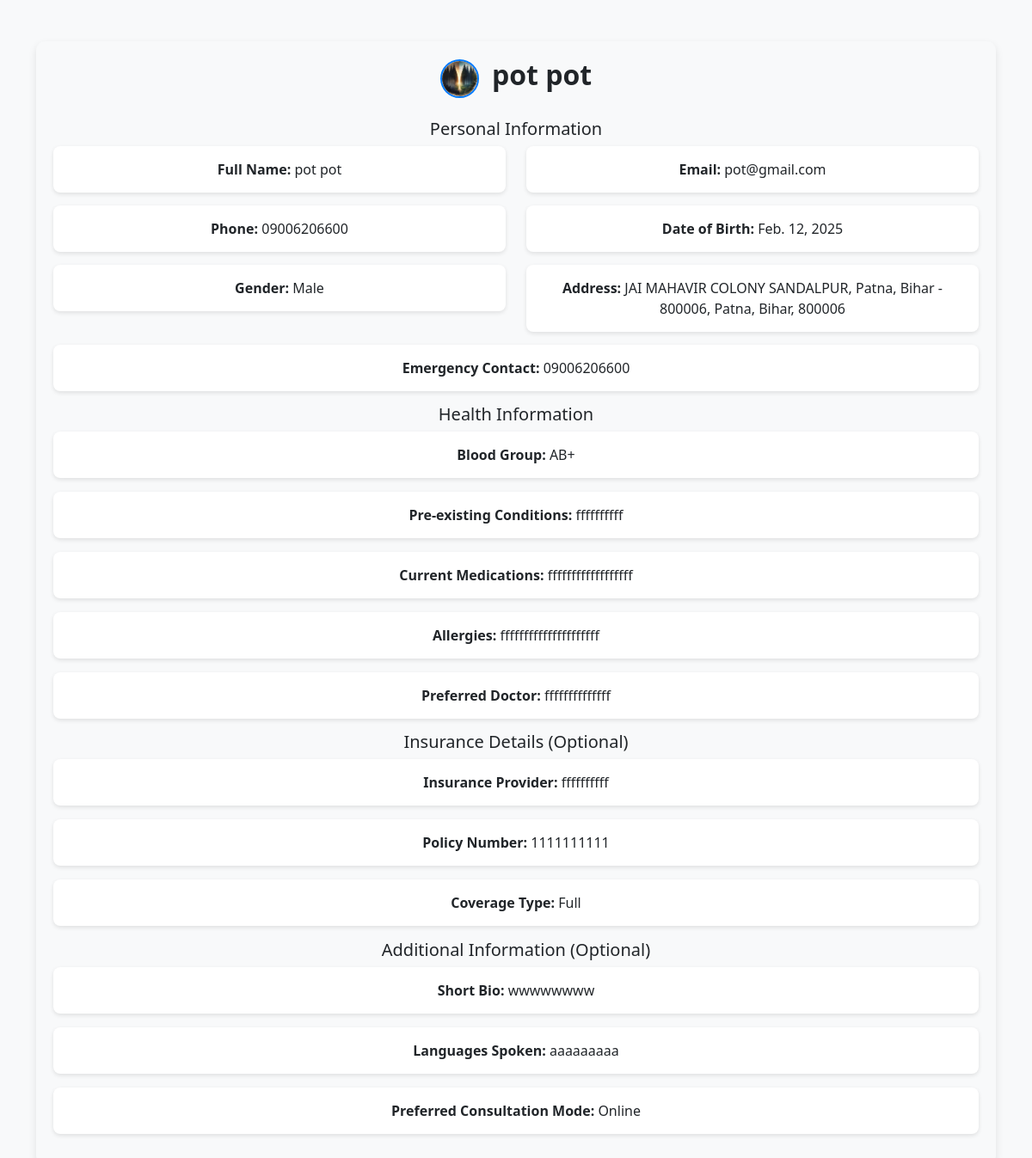
Screenshot of /patient/2/ (signed in) with the database file from the repository.
### app1/models.py (models this page shows, shortened)
class CustomUser(AbstractUser):
    is_doctor = models.BooleanField(default=False)
    is_patient = models.BooleanField(default=False)
    profile_picture = models.ImageField(upload_to='profile_pics/', default='profile_pics/default.jpg')
    GENDER_CHOICES = [
    ('Male', 'Male'),
    ('Female', 'Female'),
    ('Other', 'Other'),
]

class Patient(models.Model):
    user = models.OneToOneField(CustomUser, on_delete=models.CASCADE, related_name='patient_profile')
    full_name = models.CharField(max_length=100)
    phone = models.CharField(max_length=15)
    dob = models.DateField()
    gender = models.CharField(max_length=10)
    address = models.TextField()
    city = models.CharField(max_length=50)
    state = models.CharField(max_length=50)
    pin_code = models.CharField(max_length=10)
    emergency_contact = models.CharField(max_length=15)
    blood_group = models.CharField(max_length=5)
    pre_existing_conditions = models.TextField()
    current_medications = models.TextField()
    allergies = models.TextField()
    preferred_doctor = models.CharField(max_length=100)
    insurance_provider = models.CharField(max_length=100, blank=True)
    policy_number = models.CharField(max_length=50, blank=True)
    coverage_type = models.CharField(max_length=50, blank=True)
    profile_picture = models.ImageField(upload_to='profile_pics/', blank=True, null=True)
    bio = models.TextField(blank=True)
    languages_spoken = models.CharField(max_length=100)
    consultation_mode = models.CharField(max_length=50)

### app1/views.py (the view)
# urls.py: path('patient/<int:pk>/', views.patient_profile, name='patient_profile'),
def patient_profile(request, pk):
    if not request.user.is_authenticated:
        return redirect('login')
    patient = Patient.objects.filter(id=pk).first()
    if patient:
        return render(request, 'patient_profile.html', {'patient': patient})
    messages.error(request, 'Patient profile not found.')
    return redirect('login')

### templates/patient_profile.html (shortened to what this page needs)
{% load static %}
<!DOCTYPE html>
<html lang="en">
<head>
    <link rel="stylesheet" href="https://cdnjs.cloudflare.com/ajax/libs/font-awesome/6.0.0/css/all.min.css">
    <link href="https://cdn.jsdelivr.net/npm/bootstrap-icons/font/bootstrap-icons.css" rel="stylesheet">
    <link href="https://cdn.jsdelivr.net/npm/bootstrap@5.3.0/dist/css/bootstrap.min.css" rel="stylesheet">
</head>
<body class="bg-light">
<div class="container mt-5">
    <div class="profile-card">
        <div class="profile-header mb-4">
            <a href="{% url 'patient_profile' patient.id %}">
                {% if user.patient_profile.profile_picture %}
                    <div id="profile-pic">
                        <img src="{{ user.patient_profile.profile_picture.url }}" alt="Profile Picture">
                    </div>
                {% else %}
                    <div id="profile-icon">
                        <i class="bi bi-person-circle profile-icon"></i>
                    </div>
                {% endif %}
            </a>
            <div>
                <h2 class="fw-bold">{{ patient.full_name }}</h2>
            </div>
        </div>
        <h5>Personal Information</h5>
        <div class="row">
            <div class="col-md-6">
                <div class="info-box">
                    <strong>Full Name:</strong> {{ patient.full_name }}
                </div>
            </div>
            <div class="col-md-6">
                <div class="info-box">
                    <strong>Email:</strong> {{ patient.user.email }}
                </div>
            </div>
        </div>
        <div class="row">
            <div class="col-md-6">
                <div class="info-box">
                    <strong>Phone:</strong> {{ patient.phone }}
                </div>
            </div>
            <div class="col-md-6">
                <div class="info-box">
                    <strong>Date of Birth:</strong> {{ patient.dob }}
                </div>
            </div>
        </div>
        <div class="row">
            <div class="col-md-6">
                <div class="info-box">
                    <strong>Gender:</strong> {{ patient.gender }}
                </div>
            </div>
            <div class="col-md-6">
                <div class="info-box">
                    <strong>Address:</strong> {{ patient.address }}, {{ patient.city }}, {{ patient.state }}, {{ patient.pin_code }}
                </div>
            </div>
        </div>
        <div class="info-box">
            <strong>Emergency Contact:</strong> {{ patient.emergency_contact }}
        </div>
        <h5>Health Information</h5>
        <div class="mb-3">
            <div class="info-box">
                <strong>Blood Group:</strong> {{ patient.blood_group }}
            </div>
        </div>
        <div class="mb-3">
            <div class="info-box">
                <strong>Pre-existing Conditions:</strong> {{ patient.pre_existing_conditions }}
            </div>
        </div>
        <div class="mb-3">
            <div class="info-box">
                <strong>Current Medications:</strong> {{ patient.current_medications }}
            </div>
        </div>
        <div class="mb-3">
            <div class="info-box">
                <strong>Allergies:</strong> {{ patient.allergies }}
            </div>
        </div>
        <div class="info-box">
            <strong>Preferred Doctor:</strong> {{ patient.preferred_doctor }}
        </div>
        <h5>Insurance Details (Optional)</h5>
        <div class="mb-3">
            <div class="info-box">
                <strong>Insurance Provider:</strong> {{ patient.insurance_provider }}
            </div>
        </div>
        <div class="mb-3">
            <div class="info-box">
                <strong>Policy Number:</strong> {{ patient.policy_number }}
            </div>
        </div>
        <div class="mb-3">
            <div class="info-box">
                <strong>Coverage Type:</strong> {{ patient.coverage_type }}
            </div>
        </div>
        <h5>Additional Information (Optional)</h5>
        <div class="mb-3">
            <div class="info-box">
                <strong>Short Bio:</strong> {{ patient.bio }}
            </div>
        </div>
        <div class="mb-3">
            <div class="info-box">
                <strong>Languages Spoken:</strong> {{ patient.languages_spoken }}
            </div>
        </div>
        <div class="mb-3">
            <div class="info-box">
                <strong>Preferred Consultation Mode:</strong> {{ patient.consultation_mode }}
            </div>
        </div>
    </div>
</div>
</body>
</html>

### templates/patient_profile.html (style rules this page uses)
.profile-card { background: #f8f9fa; padding: 20px; border-radius: 10px; box-shadow: 0px 4px 10px rgba(0, 0, 0, 0.1); text-align: center; }
.profile-header { display: flex; align-items: center; justify-content: center; gap: 15px; }
.info-box { background: white; padding: 15px; border-radius: 8px; box-shadow: 0px 2px 5px rgba(0, 0, 0, 0.1); margin-bottom: 15px; }
#profile-pic img { width: 45px; height: 45px; border-radius: 50%; object-fit: cover; border: 2px solid #007bff; }

### rows the page displays
CustomUser: patient_profile.profile_picture (picture)
Patient: full_name "pot pot", user.email "pot@gmail.com", phone "09006206600", dob "Feb. 12, 2025", gender "Male", address "JAI MAHAVIR COLONY SANDALPUR, Patna, Bihar - 800006", city "Patna", state "Bihar", pin_code "800006", emergency_contact "09006206600", blood_group "AB+", pre_existing_conditions "ffffffffff", current_medications "ffffffffffffffffff", allergies "fffffffffffffffffffff", preferred_doctor "ffffffffffffff", insurance_provider "ffffffffff", policy_number "1111111111", coverage_type "Full", bio "wwwwwwww", languages_spoken "aaaaaaaaa", consultation_mode "Online"
